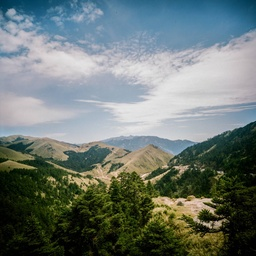
#> input picture image.jpg, 256 x 256 px, shrunk from 1152 x 1152 before the run
$ python svduv.py
#> lines starting #> are read from the running program, lines starting #| are printed output that depends on the picture; long printed decimals are rounded
import os
import glob
import numpy as np
from PIL import Image

# -----------------------------
# 기본 유틸
# -----------------------------
def load_rgb(path):
#> called with path = 'image.jpg'
    img = Image.open(path).convert("RGB")
#> img is the input picture: PIL image 256x256 RGB; mean R, G, B 109.2, 120.3, 116.6
    return np.asarray(img, dtype=np.float64) / 255.0  # [0,1]

def to_uint8(A):
    return (np.clip(A, 0.0, 1.0) * 255.0 + 0.5).astype(np.uint8)

def rmse(A, B):
    return np.sqrt(np.mean((A - B) ** 2))

def psnr(A, B, max_val=1.0):
    mse = np.mean((A - B) ** 2)
    if mse == 0:
        return float('inf')
    return 20.0 * np.log10(max_val) - 10.0 * np.log10(mse)

def overall_rmse_psnr(A, B):
    return rmse(A, B), psnr(A, B, 1.0)

def center_crop_to_square(A_rgb):
    """가운데 기준으로 정사각형 크롭"""
    H, W, _ = A_rgb.shape
    side = min(H, W)
    top = (H - side) // 2
    left = (W - side) // 2
    return A_rgb[top:top+side, left:left+side, :]

# -----------------------------
# SVD (Thin)
# -----------------------------
def thin_svd(A, eps=1e-12):
    m, n = A.shape
    p = min(m, n)
    eigvals, V = np.linalg.eigh(A.T @ A)
    eigvals = eigvals[::-1]
    V = V[:, ::-1]
    S = np.sqrt(np.clip(eigvals, 0.0, None))[:p]
    Vp = V[:, :p]
    idx_pos = np.where(S > eps)[0]
    if len(idx_pos) == 0:
        return np.eye(m)[:, :p], np.zeros((p,)), np.eye(n)[:p, :]
    U_r = np.zeros((m, len(idx_pos)))
    for j, i in enumerate(idx_pos):
        U_r[:, j] = (A @ Vp[:, i]) / S[i]
    Q, _ = np.linalg.qr(U_r)
    return Q, S, Vp.T

# -----------------------------
# 각도 계산
# -----------------------------
def uv_angles_from_svd(U, Vt):
    """θ_i = arccos(|u_i^T v_i|)"""
    n = U.shape[1]
    dots = np.clip(np.abs(np.sum(U * Vt.T, axis=0)), 0.0, 1.0)
    return np.arccos(dots)

# -----------------------------
# 복원 (특정 인덱스만)
# -----------------------------
def reconstruct_from_indices(U, S_vec, Vt, indices):
    if len(indices) == 0:
        return np.zeros((U.shape[0], Vt.shape[1]))
    Uk = U[:, indices]
    VkT = Vt[indices, :]
    Sk = np.diag(S_vec[indices])
    return Uk @ Sk @ VkT

def rgb_reconstruct_from_indices(A_rgb, indices_by_channel, eps=1e-12):
    H, W, C = A_rgb.shape
    out = np.zeros_like(A_rgb)
    for c in range(C):
        U, S, Vt = thin_svd(A_rgb[:, :, c], eps)
        out[:, :, c] = np.clip(reconstruct_from_indices(U, S, Vt, indices_by_channel[c]), 0.0, 1.0)
    return out

# -----------------------------
# 메인
# -----------------------------
if __name__ == "__main__":
    print(">>> Start Angle-based SVD Experiment")

    img_path = "image.jpg"
    if not os.path.exists(img_path):
        candidates = sorted(glob.glob("*.jpg") + glob.glob("*.png"))
        if not candidates:
            raise FileNotFoundError("No image found in current directory.")
        img_path = candidates[0]
        print(f"[info] Using {img_path}")

    A = load_rgb(img_path)
    H, W, _ = A.shape
#> H = 256; W = 256
    if H != W:
        print(f"[info] Not square (H={H}, W={W}) → center-cropping.")
        A = center_crop_to_square(A)

    os.makedirs("outputs", exist_ok=True)

    # --- 각도 계산 ---
    print("[step] computing U–V angles per channel...")
    angles_per_channel = []
    for c in range(3):
        Uc, Sc, Vtc = thin_svd(A[:, :, c])
        angles_per_channel.append(uv_angles_from_svd(Uc, Vtc))
#> this loop made 3 passes
#> pass 1, in thin_svd, `Q, _ = np.linalg.qr(U_r)`:
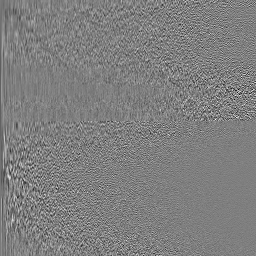
#> Q: shape (256, 256) float64; min -0.398, max 0.399, mean -0.000217; drawn with min black and max white
#> after the loop:
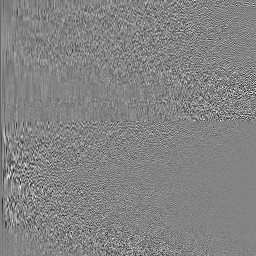
#> Uc: shape (256, 256) float64; min -0.377, max 0.352, mean -0.000356; drawn with min black and max white
#> after the loop, angles_per_channel = 3 items
    angles_mean = np.mean(np.stack(angles_per_channel, axis=0), axis=0)
#> angles_mean = 256 values, max 1.56 at index 150, min 0.472 at index 0, mean 1.5

    n = angles_mean.shape[0]
#> n = 256
    idx_sorted = np.argsort(angles_mean)  # 작은 각도→큰 각도
#> idx_sorted = 256 values, max 255 at index 92, min 0 at index 0, mean 127.5

    ks = [5, 10, 20]
    for k in ks:
        idx_small = idx_sorted[:k].tolist()
        idx_large = idx_sorted[::-1][:k].tolist()

        A_small = rgb_reconstruct_from_indices(A, [idx_small]*3)
        A_large = rgb_reconstruct_from_indices(A, [idx_large]*3)

        out_small = f"outputs/angle_small{k}.png"
        out_large = f"outputs/angle_large{k}.png"

        Image.fromarray(to_uint8(A_small)).save(out_small)
        Image.fromarray(to_uint8(A_large)).save(out_large)

        r_small, p_small = overall_rmse_psnr(A, A_small)
        r_large, p_large = overall_rmse_psnr(A, A_large)

        print(f"\n=== k={k} ===")
        print(f"Small-angle {k} → RMSE={r_small:.6f}, PSNR={p_small:.2f} dB")
        print(f"Large-angle {k} → RMSE={r_large:.6f}, PSNR={p_large:.2f} dB")
        print(f"indices (small): {idx_small}")
        print(f"indices (large): {idx_large}")
#> this loop made 3 passes
#> (idx_small, idx_large, r_large, p_large) on passes 1 to 2: ([0, 12, 2, 1, 21], [150, 90, 101, 135, 121], 0.538, 5.39), ([0, 12, 2, 1, 21, 11, 8, 5, 27, 234], [150, 90, 101, 135, 121, 149, 156, 153, 104, 185], 0.537, 5.39)
#> (r_large, p_large) on pass 3: (0.536, 5.41)
#| Small-angle 5 → RMSE=0.5381, PSNR=5.38 dB
#| Large-angle 5 → RMSE=0.5377, PSNR=5.39 dB
#| indices (small): [0, 12, 2, 1, 21]
#| indices (large): [150, 90, 101, 135, 121]
#| Small-angle 10 → RMSE=0.538, PSNR=5.38 dB
#| Large-angle 10 → RMSE=0.5374, PSNR=5.39 dB
#| indices (small): [0, 12, 2, 1, 21, 11, 8, 5, 27, 234]
#| indices (large): [150, 90, 101, 135, 121, 149, 156, 153, 104, 185]
#| Small-angle 20 → RMSE=0.538, PSNR=5.38 dB
#| Large-angle 20 → RMSE=0.5365, PSNR=5.41 dB
#> (further printed lines are left out)
#> pass 1, in thin_svd (call 5), `V = V[:, ::-1]`:
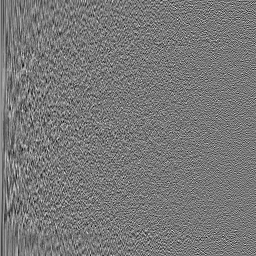
#> V: shape (256, 256) float64; min -0.274, max 0.306, mean 0.00022; drawn with min black and max white
#> pass 1, in thin_svd (call 5), `Q, _ = np.linalg.qr(U_r)`:
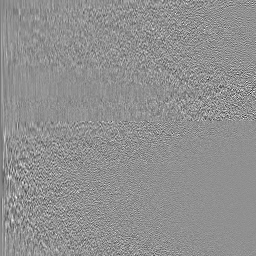
#> Q: shape (256, 256) float64; min -0.506, max 0.387, mean -0.000333; drawn with min black and max white
#> pass 1, in thin_svd (call 6), `eigvals, V = np.linalg.eigh(A.T @ A)`:
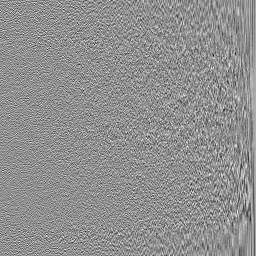
#> V: shape (256, 256) float64; min -0.34, max 0.261, mean 0.00023; drawn with min black and max white
#> after the loop:
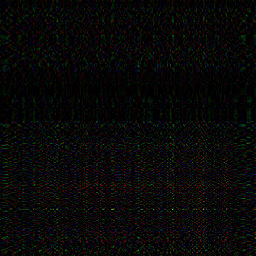
#> A_large: shape (256, 256, 3) float64; mean of channels 0, 1, 2 0.00298, 0.00294, 0.00267; drawn with min black and max white
#> after the loop:
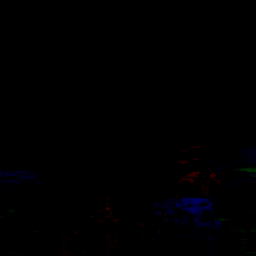
#> A_small: shape (256, 256, 3) float64; mean of channels 0, 1, 2 0.000955, 0.000316, 0.00348; drawn as R, G, B

    print("\n✅ Done! Check the 'outputs/' folder.")
